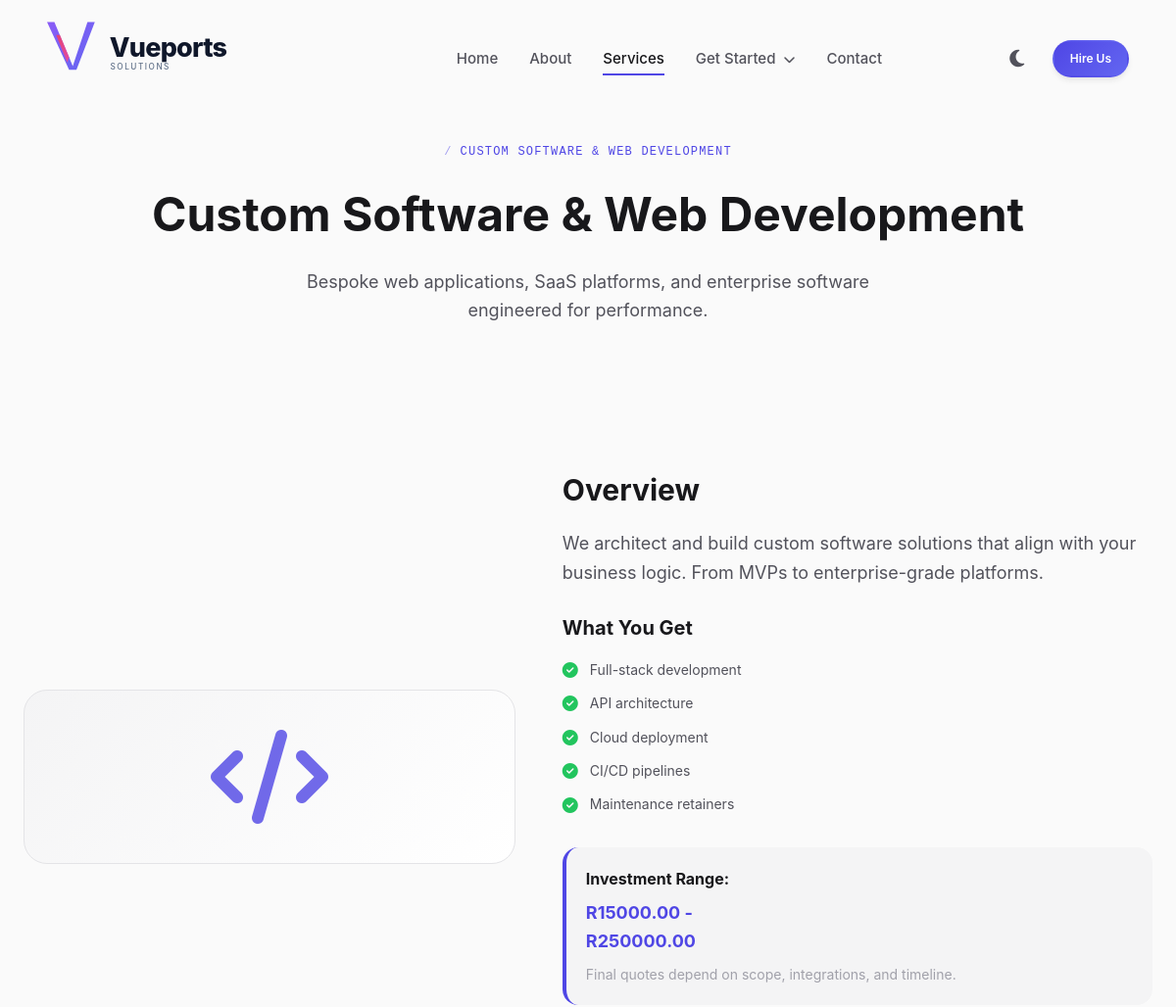
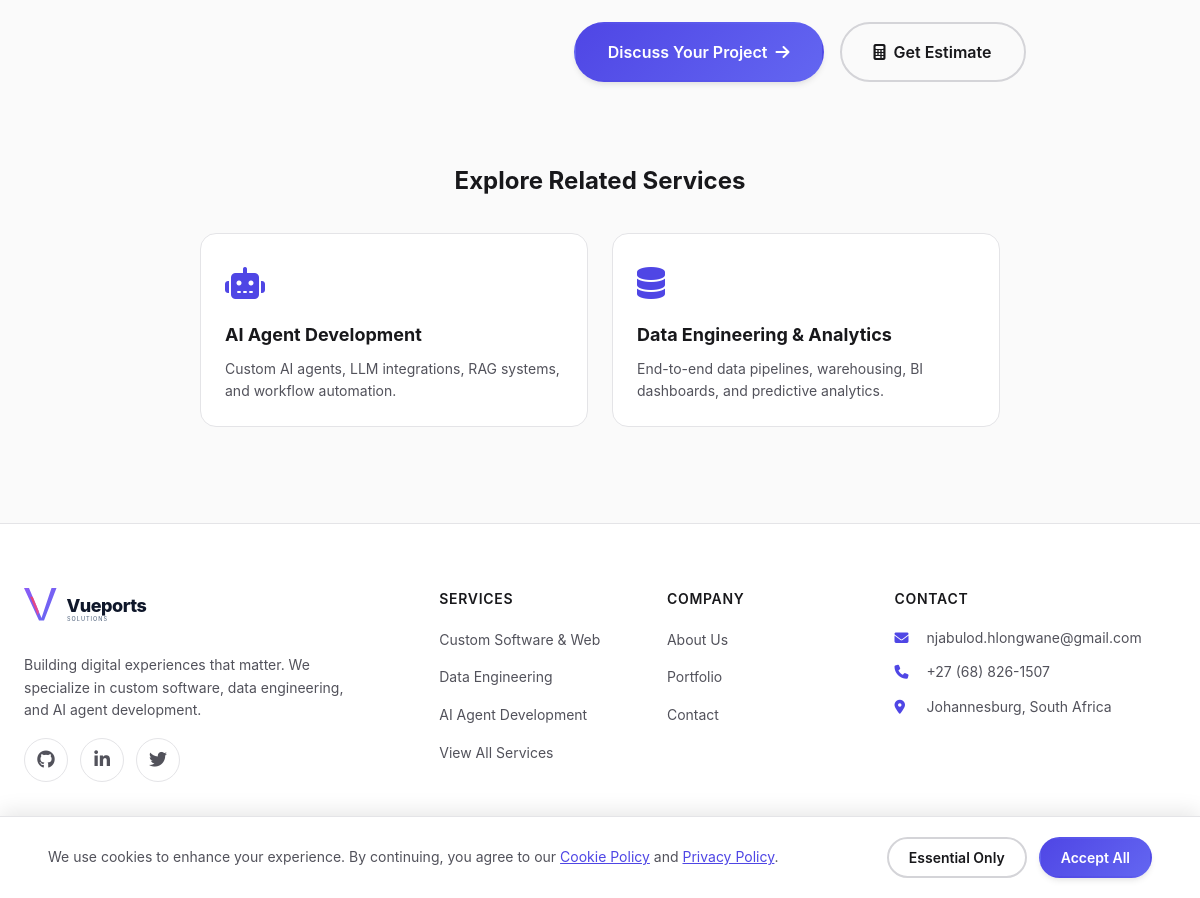
The app's page /service-detail.php?slug=custom-software-web with its own data (2 pictures, top to bottom).
### tables this page shows
CREATE TABLE `services` (
  `id` INT UNSIGNED AUTO_INCREMENT PRIMARY KEY,
  `title` VARCHAR(255) NOT NULL,
  `slug` VARCHAR(255) NOT NULL,
  `tagline` VARCHAR(255) DEFAULT NULL,
  `description` TEXT DEFAULT NULL,
  `long_description` LONGTEXT DEFAULT NULL,
  `features` JSON DEFAULT NULL,
  `price_min` DECIMAL(12,2) DEFAULT 0.00,
  `price_max` DECIMAL(12,2) DEFAULT 0.00,
  `price_note` VARCHAR(255) DEFAULT NULL,
  `delivery_time` VARCHAR(100) DEFAULT NULL,
  `icon` VARCHAR(100) DEFAULT 'fa-code',
  `image` VARCHAR(255) DEFAULT NULL,
  `sort_order` INT UNSIGNED DEFAULT 0,
  `status` ENUM('active','draft','archived') DEFAULT 'active',
  `meta_title` VARCHAR(255) DEFAULT NULL,
  `meta_description` VARCHAR(500) DEFAULT NULL,
  `created_at` DATETIME DEFAULT CURRENT_TIMESTAMP,
  `updated_at` DATETIME DEFAULT CURRENT_TIMESTAMP ON UPDATE CURRENT_TIMESTAMP,
  UNIQUE KEY `uk_services_slug` (`slug`),
  KEY `idx_services_status` (`status`),
  KEY `idx_services_sort` (`sort_order`)
);

CREATE TABLE `settings` (
  `id` INT UNSIGNED AUTO_INCREMENT PRIMARY KEY,
  `setting_key` VARCHAR(100) NOT NULL,
  `setting_value` TEXT DEFAULT NULL,
  `setting_group` VARCHAR(50) DEFAULT 'general',
  `is_encrypted` TINYINT(1) DEFAULT 0,
  `created_at` DATETIME DEFAULT CURRENT_TIMESTAMP,
  `updated_at` DATETIME DEFAULT CURRENT_TIMESTAMP ON UPDATE CURRENT_TIMESTAMP,
  UNIQUE KEY `uk_settings_key` (`setting_key`),
  KEY `idx_settings_group` (`setting_group`)
);

### includes/functions.php (called while the page is built, shortened)
<?php
require_once __DIR__ . '/../config/database.php';
function sanitize(string $data): string {
    return htmlspecialchars(strip_tags(trim($data)), ENT_QUOTES, 'UTF-8');
}
function getSetting(string $key, string $default = ''): string {
    static $cache = [];
    if (isset($cache[$key])) return $cache[$key];
    $db = db();
    try {
        $stmt = $db->prepare("SELECT setting_value FROM settings WHERE setting_key = ? LIMIT 1");
        $stmt->execute([$key]);
        $row = $stmt->fetch();
        $value = $row ? (string) $row['setting_value'] : $default;
        return $value;
    } catch (PDOException $e) {
        error_log("getSetting error: " . $e->getMessage());
        return $default;
    }
}
if (!function_exists('db')) {
    function db(): ?PDO {
        global $pdo;
        return $pdo ?? null;
    }
}

### service-detail.php (the view, shortened to what this page needs)
<?php
require_once 'includes/functions.php';
$slug = $_GET['slug'] ?? '';
$db = db();
$service = null;
if ($db) {
    $stmt = $db->prepare("SELECT * FROM services WHERE slug = ? AND status = 'active'");
    $stmt->execute([$slug]);
    $service = $stmt->fetch();
}
require_once 'includes/header.php';
$features = json_decode($service['features'] ?? '[]', true);
$related = [];
if ($db) {
    $stmt = $db->prepare("SELECT * FROM services WHERE slug != ? AND status = 'active' ORDER BY RAND() LIMIT 2");
    $stmt->execute([$slug]);
    $related = $stmt->fetchAll();
}
?>
<section class="services-hero" style="padding-top: 140px;">
    <div class="container">
        <span class="section-tag"><?= sanitize($service['title']) ?></span>
        <h1><?= sanitize($service['title']) ?></h1>
        <p><?= sanitize($service['description']) ?></p>
    </div>
</section>
<section class="section">
    <div class="container">
        <div class="service-detail-card" style="border-bottom: none; padding-bottom: 0;">
            <div class="service-detail-visual">
                <i class="fas <?= sanitize($service['icon']) ?>"></i>
            </div>
            <div class="service-detail-content">
                <h2>Overview</h2>
                <p><?= nl2br(sanitize($service['long_description'])) ?></p>
                <h3 style="margin-top: var(--space-6); margin-bottom: var(--space-4); font-size: var(--font-size-xl);">What You Get</h3>
                <ul class="feature-list">
                    <?php foreach ($features as $f): ?>
                    <li><i class="fas fa-check-circle"></i> <?= sanitize($f) ?></li>
                    <?php endforeach; ?>
                </ul>
                <div style="margin: var(--space-6) 0; padding: var(--space-5); background: var(--bg-secondary); border-radius: var(--border-radius-lg); border-left: 4px solid var(--color-accent);">
                    <strong style="color: var(--text-primary); display: block; margin-bottom: var(--space-2);">Investment Range:</strong>
                    <span style="font-size: var(--font-size-lg); color: var(--color-accent); font-weight: 700;"><p>R<?= sanitize($service['price_min']) ?> - </p><p>R<?= sanitize($service['price_max']) ?></p></span>
                    <p style="margin-top: var(--space-2); font-size: var(--font-size-sm); color: var(--text-muted);">Final quotes depend on scope, integrations, and timeline.</p>
                </div>
                <div style="display: flex; gap: var(--space-4); flex-wrap: wrap;">
                    <a href="contact.php?service=<?= sanitize($service['slug']) ?>" class="btn btn-primary btn-lg">
                        Discuss Your Project <i class="fas fa-arrow-right"></i>
                    </a>
                    <a href="calculator.php?service=<?= sanitize($service['slug']) ?>" class="btn btn-outline btn-lg">
                        <i class="fas fa-calculator"></i> Get Estimate
                    </a>
                </div>
            </div>
        </div>
        <?php if (!empty($related)): ?>
        <div style="margin-top: var(--space-16);">
            <h3 style="text-align: center; margin-bottom: var(--space-8); font-size: var(--font-size-2xl);">Explore Related Services</h3>
            <div class="grid grid-cols-2" style="gap: var(--space-6); max-width: 800px; margin: 0 auto;">
                <?php foreach ($related as $r): ?>
                <a href="service-detail.php?slug=<?= sanitize($r['slug']) ?>" class="card card-hover" style="text-decoration: none;">
                    <div style="font-size: 2rem; color: var(--color-accent); margin-bottom: var(--space-3);"><i class="fas <?= sanitize($r['icon']) ?>"></i></div>
                    <h4 style="font-size: var(--font-size-lg); margin-bottom: var(--space-2); color: var(--text-primary);"><?= sanitize($r['title']) ?></h4>
                    <p style="color: var(--text-secondary); font-size: var(--font-size-sm);"><?= sanitize($r['description']) ?></p>
                </a>
                <?php endforeach; ?>
            </div>
        </div>
        <?php endif; ?>
    </div>
</section>
<?php require_once 'includes/footer.php'; ?>

### includes/footer.php (shortened to what this page needs)
<?php
$email = getSetting('contact_email', 'njabulod.hlongwane@gmail.com');
$phone = getSetting('contact_phone', '+27 (68) 826-1507');
$location = getSetting('location', 'Johannesburg, SA');
$siteTitle = getSetting('site_title', 'Vueports Solutions');
?>
<footer class="footer">
    <div class="container">
        <div class="footer-grid">
            <div class="footer-brand">
                <a href="index.php" class="logo">
                    <svg xmlns="http://www.w3.org/2000/svg" viewBox="0 0 800 200" width="200" height="50">
                        <text x="170" y="95" font-family="Inter, -apple-system, BlinkMacSystemFont, sans-serif" font-size="72" font-weight="800" fill="#0f172a" letter-spacing="-2">Vueports</text>
                        <text x="172" y="130" font-family="Inter, -apple-system, BlinkMacSystemFont, sans-serif" font-size="22" font-weight="500" fill="#64748b" letter-spacing="4">SOLUTIONS</text>
                    </svg>
                </a>
                <p>Building digital experiences that matter. We specialize in custom software, data engineering, and AI agent development.</p>
                <div class="social-links">
                    <a href="https://github.com/byprojecthub" class="social-link" aria-label="GitHub" target="_blank" rel="noopener"><i class="fab fa-github"></i></a>
                    <a href="https://www.linkedin.com/in/njabulo-dlamini-58b66a268/" class="social-link" aria-label="LinkedIn" target="_blank" rel="noopener"><i class="fab fa-linkedin-in"></i></a>
                    <a href="https://x.com/Colourerr" class="social-link" aria-label="Twitter" target="_blank" rel="noopener"><i class="fab fa-twitter"></i></a>
                </div>
            </div>
            <div class="footer-links">
                <h4>Services</h4>
                <ul>
                    <li><a href="service-detail.php?slug=custom-software-web">Custom Software & Web</a></li>
                    <li><a href="service-detail.php?slug=data-engineering-analytics">Data Engineering</a></li>
                    <li><a href="service-detail.php?slug=ai-agent-development">AI Agent Development</a></li>
                    <li><a href="services.php">View All Services</a></li>
                </ul>
            </div>
            <div class="footer-links">
                <h4>Company</h4>
                <ul>
                    <li><a href="about.php">About Us</a></li>
                    <li><a href="portfolio.php">Portfolio</a></li>
                    <li><a href="contact.php">Contact</a></li>
                </ul>
            </div>
            <div class="footer-contact">
                <h4>Contact</h4>
                <p><i class="fas fa-envelope"></i> <a href="mailto:<?= sanitize($email) ?>"><?= sanitize($email) ?></a></p>
                <p><i class="fas fa-phone"></i> <a href="tel:<?= sanitize(preg_replace('/\D/', '', $phone)) ?>"><?= sanitize($phone) ?></a></p>
                <p><i class="fas fa-map-marker-alt"></i> <?= sanitize($location) ?></p>
            </div>
        </div>
        <div class="footer-bottom">
            <p>&copy; <?= date('Y') ?> <?= sanitize($siteTitle) ?>. All rights reserved.</p>
            <div class="footer-legal">
                <a href="legal/privacy.php">Privacy Policy</a>
                <a href="legal/terms.php">Terms of Service</a>
                <a href="legal/cookies.php">Cookie Policy</a>
            </div>
        </div>
    </div>
</footer>
</body>
</html>

### assets/css/style.css (style rules this page uses)
html { scroll-padding-top: 100px; }
.btn, .nav-link, .slider-btn, .tab, .hamburger, .theme-toggle { user-select: none; -webkit-user-select: none; }
strong, b { font-weight: 700; color: var(--text-primary); }
em, i { font-style: italic; }

### assets/css/variables.css (style rules this page uses)
:root { --color-primary-50: #eef2ff; --color-primary-100: #e0e7ff; --color-primary-200: #c7d2fe; --color-primary-300: #a5b4fc; --color-primary-400: #818cf8; --color-primary-500: #6366f1; --color-primary-600: #4f46e5; --color-primary-700: #4338ca; --color-primary-800: #3730a3; --color-primary-900: #312e81; --color-accent: var(--color-primary-600); --color-accent-light: var(--color-primary-500); --color-accent-dark: var(--color-primary-700); --color-success: #22c55e; --color-success-light: #dcfce7; --color-warning: #f59e0b; --color-warning-light: #fef3c7; --color-danger: #ef4444; --color-danger-light: #fee2e2; --color-info: #3b82f6; --color-info-light: #dbeafe; --color-white: #ffffff; --color-gray-50: #fafafa; --color-gray-100: #f4f4f5; --color-gray-200: #e4e4e7; --color-gray-300: #d4d4d8; --color-gray-400: #a1a1aa; --color-gray-500: #71717a; --color-gray-600: #52525b; --color-gray-700: #3f3f46; --color-gray-800: #27272a; --color-gray-900: #18181b; --bg-body: var(--color-gray-50); --bg-primary: var(--color-white); --bg-secondary: var(--color-gray-100); --bg-card: var(--color-white); --bg-hover: var(--color-gray-100); --bg-active: var(--color-primary-50); --bg-overlay: rgba(255, 255, 255, 0.92); --text-primary: var(--color-gray-900); --text-secondary: var(--color-gray-600); --text-muted: var(--color-gray-400); --text-inverse: var(--color-white); --text-link: var(--color-accent); --border-color: var(--color-gray-200); --border-color-light: var(--color-gray-100); --border-color-strong: var(--color-gray-300); --border-radius-sm: 6px; --border-radius-md: 10px; --border-radius-lg: 16px; --border-radius-xl: 24px; --border-radius-full: 9999px; --shadow-sm: 0 1px 2px 0 rgba(0, 0, 0, 0.05); --shadow-md: 0 4px 6px -1px rgba(0, 0, 0, 0.08), 0 2px 4px -1px rgba(0, 0, 0, 0.04); --shadow-lg: 0 10px 15px -3px rgba(0, 0, 0, 0.08), 0 4px 6px -2px rgba(0, 0, 0, 0.04); --shadow-xl: 0 20px 25px -5px rgba(0, 0, 0, 0.08), 0 10px 10px -5px rgba(0, 0, 0, 0.03); --shadow-glow: 0 0 20px rgba(79, 70, 229, 0.15); --shadow-glow-strong: 0 0 40px rgba(79, 70, 229, 0.25); --font-sans: 'Inter', -apple-system, BlinkMacSystemFont, 'Segoe UI', Roboto, sans-serif; --font-mono: 'Fira Code', 'SF Mono', Monaco, monospace; --font-size-xs: 0.75rem; --font-size-sm: 0.875rem; --font-size-base: 1rem; --font-size-lg: 1.125rem; --font-size-xl: 1.25rem; --font-size-2xl: 1.5rem; --font-size-3xl: 1.875rem; --font-size-4xl: 2.25rem; --font-size-5xl: 3rem; --font-size-6xl: 3.75rem; --space-1: 0.25rem; --space-2: 0.5rem; --space-3: 0.75rem; --space-4: 1rem; --space-5: 1.25rem; --space-6: 1.5rem; --space-8: 2rem; --space-10: 2.5rem; --space-12: 3rem; --space-16: 4rem; --space-20: 5rem; --space-24: 6rem; --container-max: 1200px; --container-padding: var(--space-6); --section-padding-y: var(--space-24); --section-padding-y-sm: var(--space-16); --transition-fast: 150ms ease; --transition-base: 250ms ease; --transition-slow: 400ms ease; --transition-bounce: 500ms cubic-bezier(0.34, 1.56, 0.64, 1); --z-dropdown: 100; --z-sticky: 200; --z-modal: 300; --z-popover: 400; --z-tooltip: 500; --z-toast: 600; }

### assets/css/utilities.css (style rules this page uses)
.container { width: 100%; max-width: var(--container-max); margin-left: auto; margin-right: auto; padding-left: var(--container-padding); padding-right: var(--container-padding); }
.grid { display: grid; }
.grid-cols-2 { grid-template-columns: repeat(2, 1fr); }

### records on screen
services: title "CUSTOM SOFTWARE & WEB DEVELOPMENT", title "Custom Software & Web Development", description "Bespoke web applications, SaaS platforms, and enterprise software engineered for performance.", long_description "We architect and build custom software solutions that align with your business logic. From MVPs to enterprise-grade platforms.", features "Full-stack development", features "API architecture", features "Cloud deployment", features "CI/CD pipelines", features "Maintenance retainers", price_min "15000.00", price_max "250000.00"
services: title "AI Agent Development", description "Custom AI agents, LLM integrations, RAG systems, and workflow automation."
services: title "Data Engineering & Analytics", description "End-to-end data pipelines, warehousing, BI dashboards, and predictive analytics."
settings: setting_value "njabulod.hlongwane@gmail.com"
settings: setting_value "+27 (68) 826-1507"
settings: setting_value "Johannesburg, South Africa"
